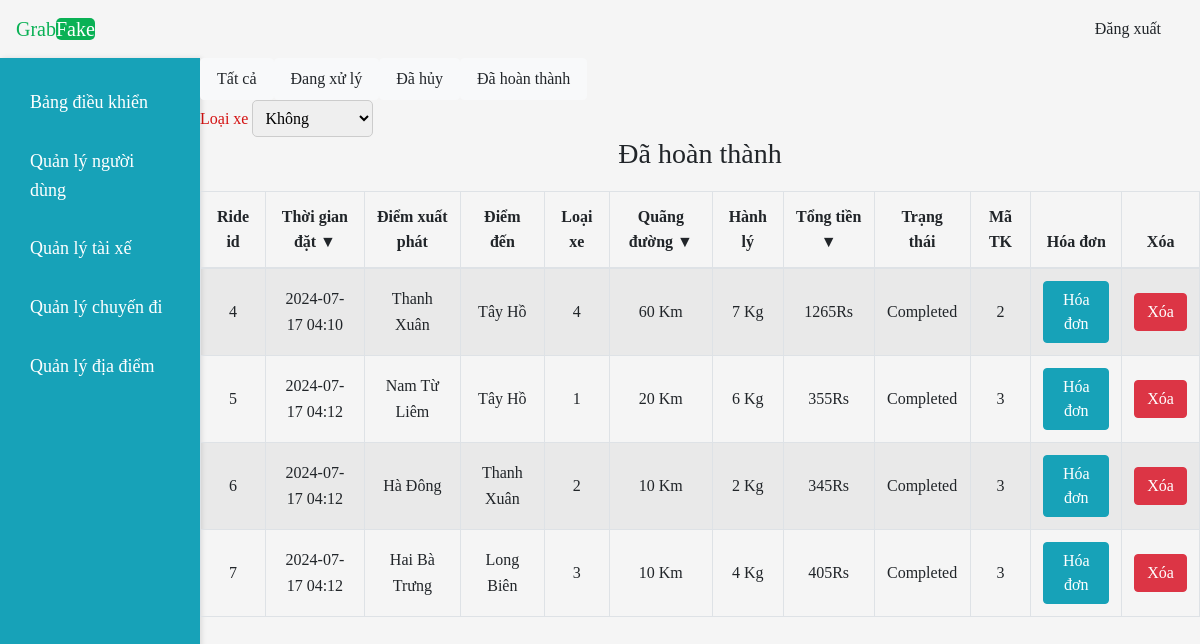
/acomride.php (signed in), run on the app's committed database.
### tables this page shows
CREATE TABLE `ride` (
  `ride_id` int NOT NULL,
  `ride_date` varchar(20) NOT NULL,
  `from_distance` varchar(50) NOT NULL,
  `to_distance` varchar(50) NOT NULL,
  `cab_type` tinyint NOT NULL,
  `total_distance` varchar(50) NOT NULL,
  `luggage` varchar(50) NOT NULL,
  `total_fare` varchar(50) NOT NULL,
  `status` int NOT NULL,
  `customer_user_id` int NOT NULL,
  `driver_id` int NOT NULL
);

### dbcon.php (called while the page is built, shortened)
<?php
class Dbcon
{
    public function __construct()
    {
        $this->conn = new mysqli("localhost", "root", "", "grab_fake");
    }
}

### adminwrk.php (called while the page is built, shortened)
<?php
class adminwrk
{
    function comride($conn)
    {
        $sql = "SELECT * FROM ride WHERE status=2";
        $result = $conn->query($sql);
        $appr = array();
        while ($row = $result->fetch_assoc()) {
            array_push($appr, $row);
        }
        return $appr;
    }
}

### acomride.php (the view, shortened to what this page needs)
<?php
include('adhead.php');
if ($_SESSION['userdata']['role'] == 1) {
  include('adsidebar.php');
?>
  <nav class="nav nav-pills nav-justified col-sm-10">
    <a class="nav-link btn btn-light " href="allrides.php">Tất cả</a>
    <a class="nav-link btn btn-light " href="apenride.php">Đang xử lý</a>
    <a class="nav-link btn btn-light " href="acanride.php">Đã hủy</a>
    <a class="nav-link btn btn-light " href="acomride.php">Đã hoàn thành</a>
  </nav>
  <div id="drp" class="row">
    <div class="mr-2" id="cfilt">
      <label for="filter">Loại xe</label>
      <select name="cfil" id="cfil">
        <option value="" selected>Không</option>
      </select>
    </div>
  </div>
  <div id="comr">
    <h3 class="text-center">Đã hoàn thành</h3>
    <table id='tbl3' class="container-fluid col-lg-10 mr-lg-2 table  table-hover table-bordered table-striped">
      <thead>
        <th>Ride id</th>
        <th onclick="sortTable(1,tbl3)">Thời gian đặt &#9660;</th>
        <th>Điểm xuất phát</th>
        <th>Điểm đến</th>
        <th>Loại xe</th>
        <th onclick="sortTablen(5,tbl3)">Quãng đường &#9660;</th>
        <th>Hành lý</th>
        <th onclick="sortTablen(7,tbl3)">Tổng tiền &#9660;</th>
        <th>Trạng thái</th>
        <th>Mã TK</th>
        <th>Hóa đơn</th>
        <th>Xóa</th>
      </thead>
      <tbody id="tbl3c">
        <?php
        $adm = new adminwrk();
        $admc = new dbcon();
        $com = $adm->comride($admc->conn);
        foreach ($com as $key => $val) {
          echo "<tr><td>" . $val['ride_id'] . "</td><td>" . $val['ride_date'] . "</td><td>" . $val['from_distance'] . "</td><td>" . $val['to_distance'] . "</td><td>" . $val['cab_type'] . "</td><td>" . $val['total_distance'] . " Km</td><td>" . $val['luggage'] . " Kg</td><td>" . $val['total_fare'] . "Rs</td><td>";
          if ($val['status'] == 2) {
            echo "Completed</td>";
          }
          echo  "<td>" . $val['customer_user_id'] . "</td>";
          echo "<td><a class='btn btn-info' href='invoice.php?id=" . $val['ride_id'] . "'>Hóa đơn</a></td>";
          echo "<td><a class='btn btn-danger' onClick=\"javascript: return confirm('Vui lòng xác nhận xóa');\" href='acomride.php?action=no&id=" . $val['ride_id'] . "'>Xóa</a></td></tr></tr>";
        }
        ?>
      </tbody>
    </table>
  </div>
<?php } else {
  echo '<h1 class="text-center text-weight-bold text-dark">Bạn không có quyền truy cập</h1>';
}
include('adfoot.php'); ?>

### assets/css/style.css (style rules this page uses)
* { box-sizing: border-box; }
h3 { margin-bottom: 0; }
label { font-size: 16px; margin: auto; padding: auto; color: rgb(212, 17, 17); }
select { padding: 8px; border-radius: 5px; border: 1px solid #ccc; }
option { padding: 8px; border-radius: 5px; border: 1px solid #ccc; }
th { cursor: pointer; }
.table { margin: 20px 0; }
.table th, .table td { text-align: center; vertical-align: middle; }
.table th { cursor: pointer; transition: background-color 0.3s; }

### data on the page
ride: ride_id "4", ride_date "2024-07-17 04:10", from_distance "Thanh Xuân", to_distance "Tây Hồ", cab_type "4", total_distance "60", luggage "7", total_fare "1265", status "Completed", customer_user "2"
ride: ride_id "5", ride_date "2024-07-17 04:12", from_distance "Nam Từ Liêm", to_distance "Tây Hồ", cab_type "1", total_distance "20", luggage "6", total_fare "355", status "Completed", customer_user "3"
ride: ride_id "6", ride_date "2024-07-17 04:12", from_distance "Hà Đông", to_distance "Thanh Xuân", cab_type "2", total_distance "10", luggage "2", total_fare "345", status "Completed", customer_user "3"
ride: ride_id "7", ride_date "2024-07-17 04:12", from_distance "Hai Bà Trưng", to_distance "Long Biên", cab_type "3", total_distance "10", luggage "4", total_fare "405", status "Completed", customer_user "3"
